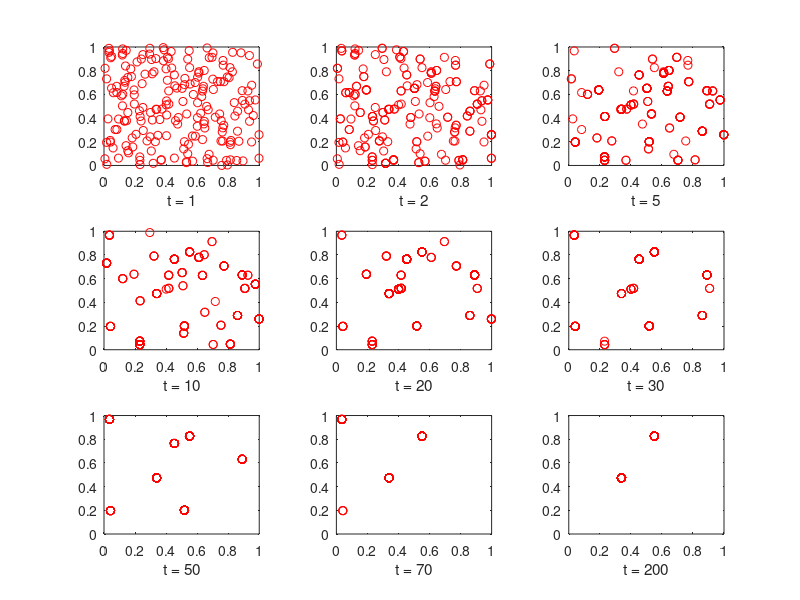

Here is the MATLAB script that generated this plot:
% resampling parameters
M = 200;
X = rand(M, 2);
W = [1:M] ./ M;

for t = 1:200
    % particle filter estimation
    for m = 1:M
        seed = rand(1);
        X(m, :, t + 1) = X(find(W > seed, 1), :, t);
    end
end


% plot resampling of particles
t_range = [1, 2, 5, 10, 20, 30, 50, 70, 200];
figure(1);
clf;

for plot_index = 1:length(t_range)
    t = t_range(plot_index);
    
    subplot(3, 3, plot_index);
    plot(X(:, 1, t), X(:, 2, t),'ro');
    axis([0 1 0 1]);
    xlabel(['t = ' num2str(t)]);
end
